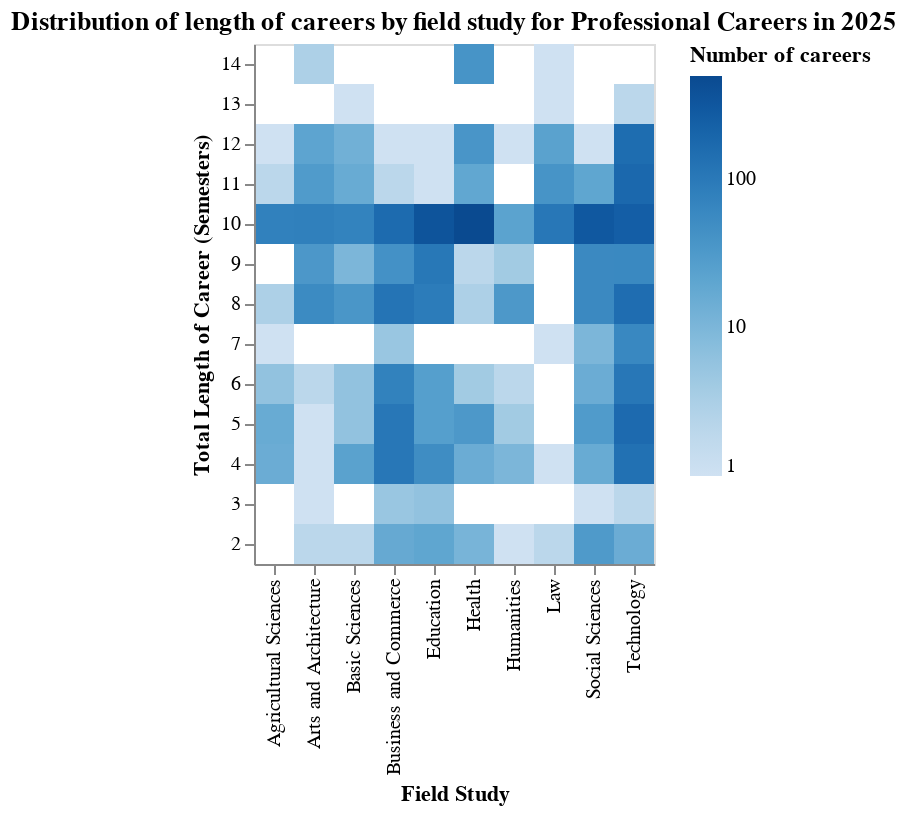

The notebook cell this image was saved under:
### Markdown cell above
# **Sixth Chart: Heat Map for career length and Study field for 2025**

The following Chart shows how long are careers per field study for Professional
Careers of Undergrads in 2025

### Code cell
# For the following chart I used ChatGPT to assist me in debugging and assisting
# me in how to develop some features of the cart

x = "área del conocimiento"
y = "duración total de carrera"

df_6 = raw[(raw["año"] == 2025) & 
           (raw["clasificación institución nivel 1"] == "Universidades") &
           (raw["nivel global"] == "Pregrado")]
df_6 = df_6[["duración total de carrera", "área del conocimiento"]]
df_6 = (
    df_6.groupby([x,y])[y]
    .count()
    .reset_index(name="count")
)
df_6["área del conocimiento"] = df_6.apply(translate_area_del_conocimiento, axis=1)

chart_6 = (
    alt.Chart(df_6)
    .mark_rect()
    .encode(
        x=alt.X(x, title="Field Study"),
        y=alt.Y(y, type="ordinal", sort="descending", title="Total Length of Career (Semesters)"),
        color=alt.Color("count", scale=alt.Scale(scheme="blues", type="log"),
            title="Number of careers"
        ),
        tooltip=[x, y, "count"]
    )
    .properties(
        title="Distribution of length of careers by field study for Professional Careers in 2025"
    )
)


chart_6.save("../png_charts/long_careers.png")
chart_6

### Figure 1 — Vega-Lite specification as saved in the notebook (floating-point values rounded to 4 significant figures)
{"config": {"view": {"continuousWidth": 300, "continuousHeight": 300}}, "data": {"name": "data-9bcc0f281d0e48513fc82e4c67deda63"}, "mark": {"type": "rect"}, "encoding": {"color": {"field": "count", "scale": {"scheme": "blues", "type": "log"}, "title": "Number of careers", "type": "quantitative"}, "tooltip": [{"field": "área del conocimiento", "type": "nominal"}, {"field": "duración total de carrera", "type": "quantitative"}, {"field": "count", "type": "quantitative"}], "x": {"field": "área del conocimiento", "title": "Field Study", "type": "nominal"}, "y": {"field": "duración total de carrera", "sort": "descending", "title": "Total Length of Career (Semesters)", "type": "ordinal"}}, "title": "Distribution of length of careers by field study for Professional Careers in 2025", "$schema": "https://vega.github.io/schema/vega-lite/v5.20.1.json", "datasets": {"data-9bcc0f281d0e48513fc82e4c67deda63": [{"área del conocimiento": "Business and Commerce", "duración total de carrera": 2.0, "count": 17}, {"área del conocimiento": "Business and Commerce", "duración total de carrera": 3.0, "count": 5}, {"área del conocimiento": "Business and Commerce", "duración total de carrera": 4.0, "count": 107}, {"área del conocimiento": "Business and Commerce", "duración total de carrera": 5.0, "count": 107}, {"área del conocimiento": "Business and Commerce", "duración total de carrera": 6.0, "count": 75}, {"área del conocimiento": "Business and Commerce", "duración total de carrera": 7.0, "count": 5}, {"área del conocimiento": "Business and Commerce", "duración total de carrera": 8.0, "count": 119}, {"área del conocimiento": "Business and Commerce", "duración total de carrera": 9.0, "count": 42}, {"área del conocimiento": "Business and Commerce", "duración total de carrera": 10.0, "count": 161}, {"área del conocimiento": "Business and Commerce", "duración total de carrera": 11.0, "count": 2}, {"área del conocimiento": "Business and Commerce", "duración total de carrera": 12.0, "count": 1}, {"área del conocimiento": "Agricultural Sciences", "duración total de carrera": 4.0, "count": 15}, {"área del conocimiento": "Agricultural Sciences", "duración total de carrera": 5.0, "count": 16}, {"área del conocimiento": "Agricultural Sciences", "duración total de carrera": 6.0, "count": 6}, {"área del conocimiento": "Agricultural Sciences", "duración total de carrera": 7.0, "count": 1}, {"área del conocimiento": "Agricultural Sciences", "duración total de carrera": 8.0, "count": 3}, {"área del conocimiento": "Agricultural Sciences", "duración total de carrera": 10.0, "count": 77}, {"área del conocimiento": "Agricultural Sciences", "duración total de carrera": 11.0, "count": 2}, {"área del conocimiento": "Agricultural Sciences", "duración total de carrera": 12.0, "count": 1}, {"área del conocimiento": "Arts and Architecture", "duración total de carrera": 2.0, "count": 2}, {"área del conocimiento": "Arts and Architecture", "duración total de carrera": 3.0, "count": 1}, {"área del conocimiento": "Arts and Architecture", "duración total de carrera": 4.0, "count": 1}, {"área del conocimiento": "Arts and Architecture", "duración total de carrera": 5.0, "count": 1}, {"área del conocimiento": "Arts and Architecture", "duración total de carrera": 6.0, "count": 2}, {"área del conocimiento": "Arts and Architecture", "duración total de carrera": 8.0, "count": 54}, {"área del conocimiento": "Arts and Architecture", "duración total de carrera": 9.0, "count": 34}, {"área del conocimiento": "Arts and Architecture", "duración total de carrera": 10.0, "count": 80}, {"área del conocimiento": "Arts and Architecture", "duración total de carrera": 11.0, "count": 30}, {"área del conocimiento": "Arts and Architecture", "duración total de carrera": 12.0, "count": 21}, {"área del conocimiento": "Arts and Architecture", "duración total de carrera": 14.0, "count": 3}, {"área del conocimiento": "Basic Sciences", "duración total de carrera": 2.0, "count": 2}, {"área del conocimiento": "Basic Sciences", "duración total de carrera": 4.0, "count": 23}, {"área del conocimiento": "Basic Sciences", "duración total de carrera": 5.0, "count": 6}, {"área del conocimiento": "Basic Sciences", "duración total de carrera": 6.0, "count": 6}, {"área del conocimiento": "Basic Sciences", "duración total de carrera": 8.0, "count": 36}, {"área del conocimiento": "Basic Sciences", "duración total de carrera": 9.0, "count": 10}, {"área del conocimiento": "Basic Sciences", "duración total de carrera": 10.0, "count": 71}, {"área del conocimiento": "Basic Sciences", "duración total de carrera": 11.0, "count": 16}, {"área del conocimiento": "Basic Sciences", "duración total de carrera": 12.0, "count": 13}, {"área del conocimiento": "Basic Sciences", "duración total de carrera": 13.0, "count": 1}, {"área del conocimiento": "Social Sciences", "duración total de carrera": 2.0, "count": 31}, {"área del conocimiento": "Social Sciences", "duración total de carrera": 3.0, "count": 1}, {"área del conocimiento": "Social Sciences", "duración total de carrera": 4.0, "count": 16}, {"área del conocimiento": "Social Sciences", "duración total de carrera": 5.0, "count": 30}, {"área del conocimiento": "Social Sciences", "duración total de carrera": 6.0, "count": 15}, {"área del conocimiento": "Social Sciences", "duración total de carrera": 7.0, "count": 10}, {"área del conocimiento": "Social Sciences", "duración total de carrera": 8.0, "count": 57}, {"área del conocimiento": "Social Sciences", "duración total de carrera": 9.0, "count": 57}, {"área del conocimiento": "Social Sciences", "duración total de carrera": 10.0, "count": 302}, {"área del conocimiento": "Social Sciences", "duración total de carrera": 11.0, "count": 20}, {"área del conocimiento": "Social Sciences", "duración total de carrera": 12.0, "count": 1}, {"área del conocimiento": "Law", "duración total de carrera": 2.0, "count": 2}, {"área del conocimiento": "Law", "duración total de carrera": 4.0, "count": 1}, {"área del conocimiento": "Law", "duración total de carrera": 7.0, "count": 1}, {"área del conocimiento": "Law", "duración total de carrera": 10.0, "count": 107}, {"área del conocimiento": "Law", "duración total de carrera": 11.0, "count": 39}, {"área del conocimiento": "Law", "duración total de carrera": 12.0, "count": 23}, {"área del conocimiento": "Law", "duración total de carrera": 13.0, "count": 1}, {"área del conocimiento": "Law", "duración total de carrera": 14.0, "count": 1}, {"área del conocimiento": "Education", "duración total de carrera": 2.0, "count": 20}, {"área del conocimiento": "Education", "duración total de carrera": 3.0, "count": 6}, {"área del conocimiento": "Education", "duración total de carrera": 4.0, "count": 49}, {"área del conocimiento": "Education", "duración total de carrera": 5.0, "count": 26}, {"área del conocimiento": "Education", "duración total de carrera": 6.0, "count": 26}, {"área del conocimiento": "Education", "duración total de carrera": 8.0, "count": 91}, {"área del conocimiento": "Education", "duración total de carrera": 9.0, "count": 105}, {"área del conocimiento": "Education", "duración total de carrera": 10.0, "count": 353}, {"área del conocimiento": "Education", "duración total de carrera": 11.0, "count": 1}, {"área del conocimiento": "Education", "duración total de carrera": 12.0, "count": 1}, {"área del conocimiento": "Humanities", "duración total de carrera": 2.0, "count": 1}, {"área del conocimiento": "Humanities", "duración total de carrera": 4.0, "count": 10}, {"área del conocimiento": "Humanities", "duración total de carrera": 5.0, "count": 4}, {"área del conocimiento": "Humanities", "duración total de carrera": 6.0, "count": 2}, {"área del conocimiento": "Humanities", "duración total de carrera": 8.0, "count": 33}, {"área del conocimiento": "Humanities", "duración total de carrera": 9.0, "count": 4}, {"área del conocimiento": "Humanities", "duración total de carrera": 10.0, "count": 22}, {"área del conocimiento": "Humanities", "duración total de carrera": 12.0, "count": 1}, {"área del conocimiento": "Health", "duración total de carrera": 2.0, "count": 11}, {"área del conocimiento": "Health", "duración total de carrera": 4.0, "count": 15}, {"área del conocimiento": "Health", "duración total de carrera": 5.0, "count": 33}, {"área del conocimiento": "Health", "duración total de carrera": 6.0, "count": 4}, {"área del conocimiento": "Health", "duración total de carrera": 8.0, "count": 3}, {"área del conocimiento": "Health", "duración total de carrera": 9.0, "count": 2}, {"área del conocimiento": "Health", "duración total de carrera": 10.0, "count": 492}, {"área del conocimiento": "Health", "duración total de carrera": 11.0, "count": 19}, {"área del conocimiento": "Health", "duración total de carrera": 12.0, "count": 37}, {"área del conocimiento": "Health", "duración total de carrera": 14.0, "count": 39}, {"área del conocimiento": "Technology", "duración total de carrera": 2.0, "count": 15}, {"área del conocimiento": "Technology", "duración total de carrera": 3.0, "count": 2}, {"área del conocimiento": "Technology", "duración total de carrera": 4.0, "count": 131}, {"área del conocimiento": "Technology", "duración total de carrera": 5.0, "count": 165}, {"área del conocimiento": "Technology", "duración total de carrera": 6.0, "count": 107}, {"área del conocimiento": "Technology", "duración total de carrera": 7.0, "count": 59}, {"área del conocimiento": "Technology", "duración total de carrera": 8.0, "count": 152}, {"área del conocimiento": "Technology", "duración total de carrera": 9.0, "count": 58}, {"área del conocimiento": "Technology", "duración total de carrera": 10.0, "count": 247}, {"área del conocimiento": "Technology", "duración total de carrera": 11.0, "count": 179}, {"área del conocimiento": "Technology", "duración total de carrera": 12.0, "count": 153}, {"área del conocimiento": "Technology", "duración total de carrera": 13.0, "count": 2}]}}
